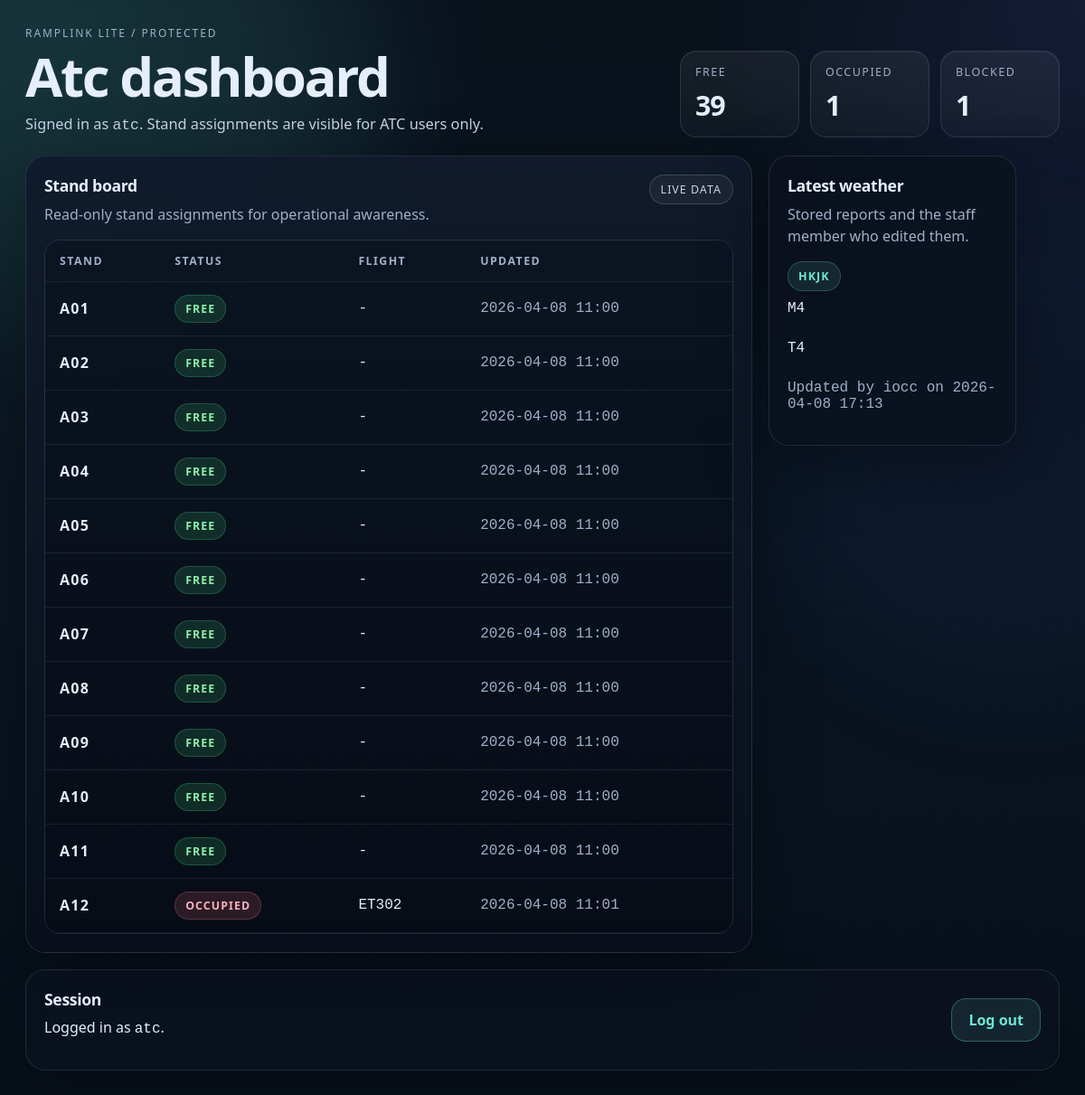
The app's page /dashboard (signed in) with its own data.
### models.py (models this page shows, shortened)
class User(db.Model):
    __tablename__ = "users"
    id = db.Column(db.Integer, primary_key=True)
    username = db.Column(db.String(40), nullable=False, unique=True, index=True)
    password_hash = db.Column(db.String(255), nullable=False)
    role = db.Column(db.String(20), nullable=False)
    active = db.Column(db.Boolean, nullable=False, default=True)
    created_at = db.Column(db.DateTime, nullable=False, default=datetime.utcnow)
    last_login_at = db.Column(db.DateTime, nullable=True)

class Stand(db.Model):
    __tablename__ = "stands"
    id = db.Column(db.String(10), primary_key=True)
    status = db.Column(db.String(20), nullable=False, default="free")
    flight_number = db.Column(db.String(20), nullable=True)
    updated_at = db.Column(db.DateTime, nullable=False, default=datetime.utcnow)

class Weather(db.Model):
    __tablename__ = "weather"
    id = db.Column(db.Integer, primary_key=True)
    icao = db.Column(db.String(8), nullable=False, unique=True, index=True)
    metar = db.Column(db.Text, nullable=False, default="")
    taf = db.Column(db.Text, nullable=False, default="")
    updated_by = db.Column(db.String(80), nullable=True)
    updated_at = db.Column(db.DateTime, nullable=False, default=datetime.utcnow)

### app.py (the view)
    @app.route("/dashboard")
    @login_required
    def dashboard():
        user = current_user()
        stands = Stand.query.order_by(Stand.id.asc()).all()
        counts = Counter(stand.status for stand in stands)
        weather_list = Weather.query.order_by(Weather.updated_at.desc()).all()
        users = []
        if user.role == "admin":
            users = User.query.order_by(User.role.asc(), User.username.asc()).all()
        latest_weather = weather_list[0] if weather_list else None
        return render_template(
            "dashboard.html",
            user=user,
            stands=stands,
            counts=counts,
            weather_list=weather_list,
            latest_weather=latest_weather,
            users=users,
            show_stands=user.role == "atc",
            show_weather_editor=user.role == "iocc",
            show_admin=user.role == "admin",
        )

### app.py (called while the page is built)
def current_user():
    user = getattr(request, "current_user", None)
    if user is not None:
        return user
    session_user_id = session.get("user_id")
    if not session_user_id:
        return None
    return db.session.get(User, session_user_id)

def login_required(view):
    @wraps(view)
    def wrapped(*args, **kwargs):
        if current_user() is None:
            return redirect(url_for("login", next=request.path))
        return view(*args, **kwargs)
    return wrapped

### templates/dashboard.html (shortened to what this page needs)
<!doctype html>
<html lang="en">
<head>
  <link rel="stylesheet" href="{{ url_for('static', filename='style.css') }}">
</head>
<body class="app-page dashboard-page">
  <div class="ambient ambient-a"></div>
  <div class="ambient ambient-b"></div>
  <main class="app-shell">
    <header class="masthead">
      <div class="masthead-copy">
        <p class="eyebrow">RampLink Lite / Protected</p>
        <h1>{{ user.role|capitalize }} dashboard</h1>
        <p class="lede">
          Signed in as <span class="mono">{{ user.username }}</span>.
          {% if show_weather_editor %}
            Weather editing is available here.
          {% elif show_stands %}
            Stand assignments are visible for ATC users only.
          {% else %}
            This account has limited access to the staff dashboard.
          {% endif %}
        </p>
      </div>
      <div class="metric-row">
        <div class="metric">
          <span>Free</span>
          <strong>{{ counts.get('free', 0) }}</strong>
        </div>
        <div class="metric">
          <span>Occupied</span>
          <strong>{{ counts.get('occupied', 0) }}</strong>
        </div>
        <div class="metric">
          <span>Blocked</span>
          <strong>{{ counts.get('blocked', 0) }}</strong>
        </div>
      </div>
    </header>
    <section class="grid-split">
      {% if show_stands %}
      <article class="panel panel-primary">
        <div class="panel-head">
          <div>
            <h2>Stand board</h2>
            <p>Read-only stand assignments for operational awareness.</p>
          </div>
          <span class="pill">Live data</span>
        </div>
        <div class="table-wrap">
          <table class="data-table dashboard-table">
            <thead>
              <tr>
                <th>Stand</th>
                <th>Status</th>
                <th>Flight</th>
                <th>Updated</th>
              </tr>
            </thead>
            <tbody>
              {% for stand in stands[:12] %}
              <tr>
                <td class="stand-id">{{ stand.id }}</td>
                <td><span class="status-pill status-{{ stand.status }}">{{ stand.status }}</span></td>
                <td class="mono">{{ stand.flight_number or "-" }}</td>
                <td class="mono subtle">{{ stand.updated_at.strftime("%Y-%m-%d %H:%M") }}</td>
              </tr>
              {% endfor %}
            </tbody>
          </table>
        </div>
      </article>
      {% endif %}
      <aside class="stack">
        <article class="panel">
          <div class="panel-head">
            <div>
              <h2>Latest weather</h2>
              <p>Stored reports and the staff member who edited them.</p>
            </div>
          </div>
          {% if latest_weather %}
            <div class="detail-block">
              <div class="detail-kicker">{{ latest_weather.icao }}</div>
              <p class="mono">{{ latest_weather.metar }}</p>
              <p class="mono">{{ latest_weather.taf }}</p>
              <p class="subtle mono">Updated by {{ latest_weather.updated_by or "unknown" }} on {{ latest_weather.updated_at.strftime("%Y-%m-%d %H:%M") }}</p>
            </div>
          {% else %}
            <p class="empty-state">No weather has been stored yet.</p>
          {% endif %}
        </article>
      </aside>
    </section>
    <section class="panel footer-actions">
      <div>
        <h2>Session</h2>
        <p>Logged in as <span class="mono">{{ user.username }}</span>.</p>
      </div>
      <a class="button-link" href="{{ url_for('logout') }}">Log out</a>
    </section>
  </main>
</body>
</html>

### records on screen
User: role "Atc", username "atc"
Stand: id "A01", status "FREE", flight_number "-", updated_at "2026-04-08 11:00"
Stand: id "A02", status "FREE", flight_number "-", updated_at "2026-04-08 11:00"
Stand: id "A03", status "FREE", flight_number "-", updated_at "2026-04-08 11:00"
Stand: id "A04", status "FREE", flight_number "-", updated_at "2026-04-08 11:00"
Stand: id "A05", status "FREE", flight_number "-", updated_at "2026-04-08 11:00"
Stand: id "A06", status "FREE", flight_number "-", updated_at "2026-04-08 11:00"
Stand: id "A07", status "FREE", flight_number "-", updated_at "2026-04-08 11:00"
Stand: id "A08", status "FREE", flight_number "-", updated_at "2026-04-08 11:00"
Stand: id "A09", status "FREE", flight_number "-", updated_at "2026-04-08 11:00"
Stand: id "A10", status "FREE", flight_number "-", updated_at "2026-04-08 11:00"
Stand: id "A11", status "FREE", flight_number "-", updated_at "2026-04-08 11:00"
Stand: id "A12", status "OCCUPIED", flight_number "ET302", updated_at "2026-04-08 11:01"
Weather: icao "HKJK", metar "M4", taf "T4", updated_by "iocc", updated_at "2026-04-08 17:13"

### other values on screen
{{ counts.get('free', 0) }} "39"
{{ counts.get('occupied', 0) }} "1"
{{ counts.get('blocked', 0) }} "1"
